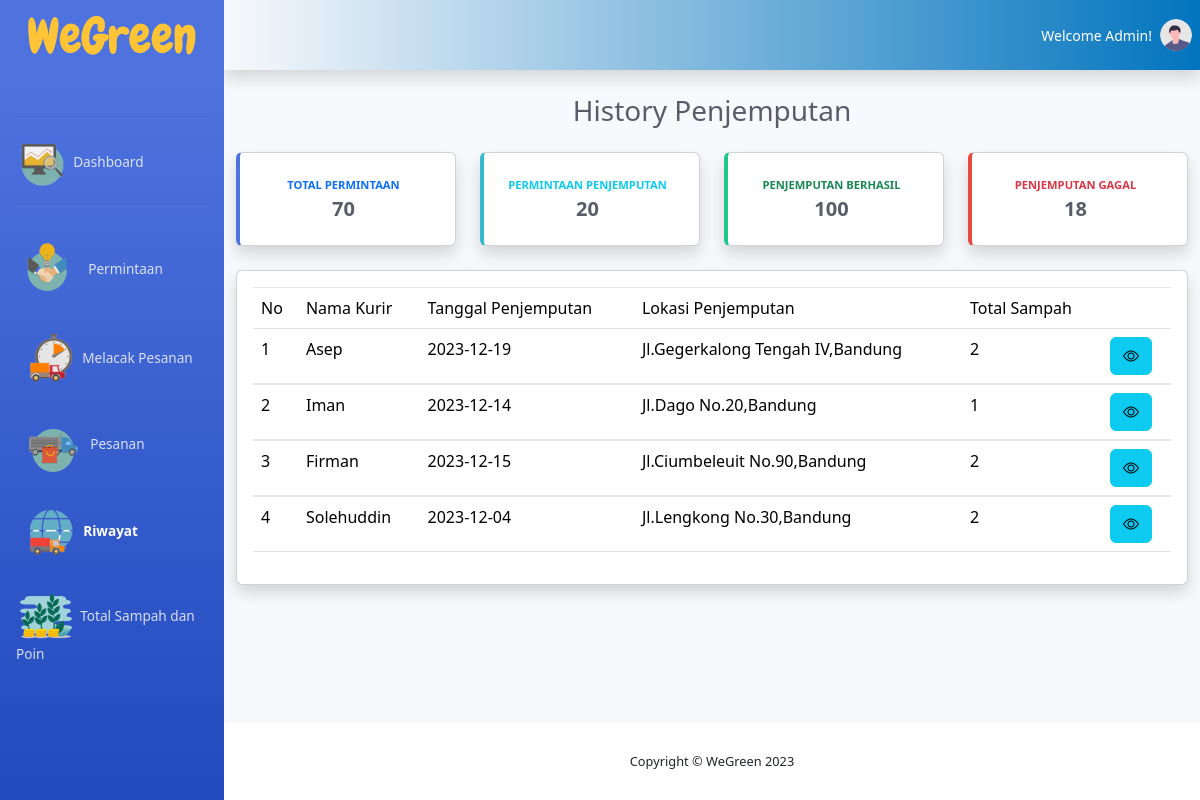
/riwayat.php, run on the app's committed database.
### tables this page shows
CREATE TABLE `riwayat` (
  `id_riwayat` int NOT NULL,
  `id_penjemputan` int DEFAULT NULL,
  `id_masyarakat` int DEFAULT NULL,
  `id_sampah` int DEFAULT NULL,
  `id_kurir` int DEFAULT NULL
);

CREATE TABLE `kurir` (
  `id_kurir` int NOT NULL,
  `nama_kurir` varchar(100) DEFAULT NULL,
  `no_telp` varchar(15) DEFAULT NULL,
  `lokasi` varchar(100) DEFAULT NULL,
  `poin` int DEFAULT NULL
);

CREATE TABLE `penjemputan` (
  `id_penjemputan` int NOT NULL,
  `id_masyarakat` int DEFAULT NULL,
  `id_sampah` int DEFAULT NULL,
  `id_kurir` int DEFAULT NULL,
  `tanggal_penjemputan` date DEFAULT NULL,
  `status` varchar(50) DEFAULT NULL,
  `estimasi_waktu` time DEFAULT NULL
);

CREATE TABLE `masyarakat` (
  `id_masyarakat` int NOT NULL,
  `nama` varchar(100) DEFAULT NULL,
  `no_telp` varchar(15) DEFAULT NULL,
  `alamat` varchar(100) DEFAULT NULL,
  `poin_masyarakat` int DEFAULT NULL
);

CREATE TABLE `sampah` (
  `id_sampah` int NOT NULL,
  `nama_sampah` varchar(100) DEFAULT NULL,
  `jenis_sampah` varchar(100) DEFAULT NULL,
  `total_sampah` int DEFAULT NULL
);

### functions.php (called while the page is built)
<?php
function koneksi() {
    $conn = mysqli_connect('localhost','root','','db_waste') or die('Koneksi ke database gagal!');
    return $conn;
}
function query($query) {
    $conn = koneksi();
    $result = mysqli_query($conn,$query) or die(mysqli_error($conn));
    $rows =[];
    while($row = mysqli_fetch_assoc($result)) {
    $rows[] = $row;
    }
    return $rows;
}

### riwayat.php (the view, shortened to what this page needs)
<?php
require 'functions.php';
$riwayat = query("SELECT * FROM riwayat r JOIN masyarakat m ON r.id_masyarakat = m.id_masyarakat
JOIN kurir k ON r.id_kurir= k.id_kurir JOIN sampah s ON r.id_sampah= s.id_sampah JOIN penjemputan pj ON r.id_penjemputan= pj.id_penjemputan ");
?>
<!DOCTYPE html>
<html lang="en">
<head>
    <link href="vendor/fontawesome-free/css/all.min.css" rel="stylesheet" type="text/css">
    <link href="css/sb-admin-2.min.css" rel="stylesheet">
    <link rel="stylesheet" href="https://cdn.jsdelivr.net/npm/bootstrap-icons@1.11.2/font/bootstrap-icons.min.css">
    <link href="https://cdn.jsdelivr.net/npm/bootstrap@5.3.2/dist/css/bootstrap.min.css" rel="stylesheet">
</head>
<body id="page-top">
    <div id="wrapper">
        <ul class="navbar-nav bg-gradient-primary sidebar sidebar-dark accordion" id="accordionSidebar">
            <a class="sidebar-brand d-flex align-items-center justify-content-center mb-5" href="index.html">
                <div class="sidebar-brand-icon">
                    <img src="img/WeGreen.png" alt="">
                </div>
            </a>
            <hr class="sidebar-divider my-0">
            <li class="nav-item">
                <a class="nav-link" href="index.php">
                    <img src="img/dashboard.png" alt="">
                    <span>Dashboard</span>
                </a>
            </li>
                <hr class="sidebar-divider">
            <li class="nav-item">
                <a class="nav-link" href="permintaan.php">
                    <img src="img/permintaan.png" alt="">
                    <span>Permintaan</span>
                </a>
            </li>
            <li class="nav-item">
                <a class="nav-link" href="pelacakan.php">
                    <img src="img/lacak.png" alt="">
                    <span>Melacak Pesanan</span>
                </a>
            </li>
            <li class="nav-item">
                <a class="nav-link" href="pesanan.php">
                    <img src="img/pesanan.png" alt="">
                    <span>Pesanan</span>
                </a>
            </li>
            <li class="nav-item active">
                <a class="nav-link" href="riwayat.php">
                    <img src="img/riwayat.png" alt="">
                    <span>Riwayat</span>
                </a>
            </li>
            <li class="nav-item">
                <a class="nav-link" href="total_poin.php">
                    <img src="img/total_poin.png" alt="">
                    <span>Total Sampah dan Poin</span>
                </a>
            </li>
        </ul>
        <div id="content-wrapper" class="d-flex flex-column">
            <div id="content">
                <nav class="navbar navbar-expand  topbar mb-4 static-top shadow" style="background: linear-gradient(to right, rgba(1, 116, 190, 0%), rgba(1, 116, 190, 100%));">
                    <ul class="navbar-nav ml-auto">
                        <li class="nav-item dropdown no-arrow">
                            <a class="nav-link dropdown-toggle" href="#" id="userDropdown" role="button"
                                data-toggle="dropdown" aria-haspopup="true" aria-expanded="false">
                                <span class="mr-2 d-none d-lg-inline text-white small">Welcome Admin!</span>
                                <img class="img-profile rounded-circle"
                                    src="img/undraw_profile.svg">
                            </a>
                        </li>
                    </ul>
                </nav>
                <div class="container-fluid">
                    <div class="d-sm-flex align-items-center justify-content-center mb-4">
                        <h1 class="h3 mb-0 text-gray-800 text-center">History Penjemputan</h1>
                    </div>
                    <div class="row">
                        <div class="col-xl-3 col-md-6 mb-4">
                            <div class="card border-left-primary shadow h-100 py-2">
                                <div class="card-body">
                                    <div class="row no-gutters align-items-center">
                                        <div class="col mr-2">
                                            <div class="text-xs text-center font-weight-bold text-primary text-uppercase mb-1">
                                                Total Permintaan</div>
                                            <div class="h5 mb-0 text-center font-weight-bold text-gray-800">70</div>
                                        </div>
                                    </div>
                                </div>
                            </div>
                        </div>
                        <div class="col-xl-3 col-md-6 mb-4">
                            <div class="card border-left-info shadow h-100 py-2">
                                <div class="card-body">
                                    <div class="row no-gutters align-items-center">
                                        <div class="col mr-2">
                                            <div class="text-xs text-center font-weight-bold text-info text-uppercase mb-1">
                                                Permintaan Penjemputan</div>
                                            <div class="h5 mb-0 text-center font-weight-bold text-gray-800">20</div>
                                        </div>
                                    </div>
                                </div>
                            </div>
                        </div>
                        <div class="col-xl-3 col-md-6 mb-4">
                            <div class="card border-left-success shadow h-100 py-2">
                                <div class="card-body">
                                    <div class="row no-gutters align-items-center">
                                        <div class="col mr-2">
                                            <div class="text-xs text-center font-weight-bold text-success text-uppercase mb-1">
                                                Penjemputan Berhasil</div>
                                            <div class="h5 mb-0 text-center font-weight-bold text-gray-800">100</div>
                                        </div>
                                    </div>
                                </div>
                            </div>
                        </div>
                        <div class="col-xl-3 col-md-6 mb-4">
                            <div class="card border-left-danger shadow h-100 py-2">
                                <div class="card-body">
                                    <div class="row no-gutters align-items-center">
                                        <div class="col mr-2">
                                            <div class="text-xs text-center font-weight-bold text-danger text-uppercase mb-1">
                                                Penjemputan Gagal</div>
                                            <div class="h5 text-center mb-0 font-weight-bold text-gray-800">18</div>
                                        </div>
                                    </div>
                                </div>
                            </div>
                        </div>
                    </div>
                    <div class="row">
                        <div class="col-xl-12 col-lg-12">
                            <div class="card shadow mb-4">
                                <div class="card-body">
                                    <table class="table table-hover">
                                        <thead>
                                            <tr>
                                                <td>No</td>
                                                <td>Nama Kurir </td>
                                                <td>Tanggal Penjemputan</td>
                                                <td>Lokasi Penjemputan</td>
                                                <td>Total Sampah</td>
                                                <td></td>
                                            </tr>
                                        </thead>
                                        <tbody>
                                        <?php $i=1; foreach ($riwayat as $r) : ?>
                                            <tr>
                                                <td><?=  $i; ?></td>
                                                <td><?= $r["nama_kurir"]; ?></td>
                                                <td><?= $r["tanggal_penjemputan"]; ?></td>
                                                <td><?= $r["alamat"]; ?></td>
                                                <td><?= $r["total_sampah"]; ?></td>
                                                <td>
                                                    <button type="button" class="btn btn-info" data-bs-toggle="modal" data-bs-target="#exampleModal">
                                                        <i class="bi bi-eye"></i>
                                                    </button>
                                                </td>
                                            </tr>
                                        </tbody>
                                        <?php $i++ ?>
                                            <?php endforeach; ?>
                                    </table>
                                </div>
                            </div>
                        </div>
                    </div>
                </div>
            </div>
            <footer class="sticky-footer bg-white">
                <div class="container my-auto">
                    <div class="copyright text-center my-auto">
                        <span>Copyright &copy; WeGreen 2023</span>
                    </div>
                </div>
            </footer>
        </div>
    </div>
</body>
</html>

### data on the page
riwayat: id_kurir.nama_kurir "Asep", id_penjemputan.tanggal_penjemputan "2023-12-19", id_masyarakat.alamat "Jl.Gegerkalong Tengah IV,Bandung", id_sampah.total_sampah "2"
riwayat: id_kurir.nama_kurir "Iman", id_penjemputan.tanggal_penjemputan "2023-12-14", id_masyarakat.alamat "Jl.Dago No.20,Bandung", id_sampah.total_sampah "1"
riwayat: id_kurir.nama_kurir "Firman", id_penjemputan.tanggal_penjemputan "2023-12-15", id_masyarakat.alamat "Jl.Ciumbeleuit No.90,Bandung", id_sampah.total_sampah "2"
riwayat: id_kurir.nama_kurir "Solehuddin", id_penjemputan.tanggal_penjemputan "2023-12-04", id_masyarakat.alamat "Jl.Lengkong No.30,Bandung", id_sampah.total_sampah "2"
